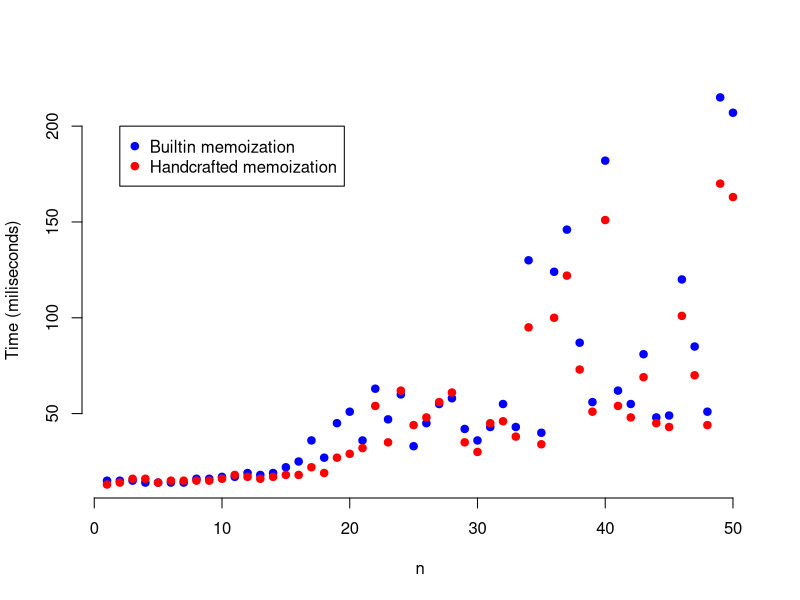

Write R code to recreate this figure.
f1 <- read.csv(file = "knap-memo.csv")
f2 <- read.csv(file = "knap-hand-memo.csv")

f1$time = f1$time 
f2$time = f2$time 

plot(f1$n, f1$time, xlab = "n", ylab = "Time (miliseconds)", pch = 19, frame = FALSE, col = "blue")
points(f2$n, f2$time, pch = 19, col = "red")


legend(2, 200, legend=c("Builtin memoization", "Handcrafted memoization"), pch=c(19, 19), col=c("blue", "red"))
